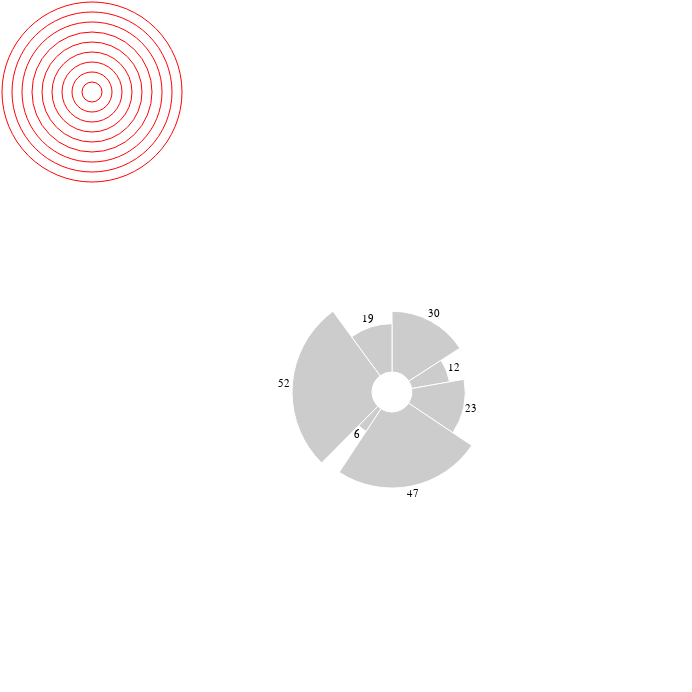

This figure's Vega-Lite source:
### Vega specification from a JSON file in a GitHub repository (floating-point values rounded to 4 significant figures)
{"$schema": "https://vega.github.io/schema/vega/v3.0.json", "width": 600, "height": 600, "data": [{"name": "table", "values": [30, 12, 23, 47, 6, 52, 19], "transform": [{"type": "pie", "field": "data"}]}, {"name": "ticks", "values": [0, 10, 20, 30, 40, 50, 60, 70, 80, 90]}, {"name": "angles", "values": [0, 10, 20, 30, 40, 50, 60, 70, 80, 90, 100, 110, 120, 130, 140, 150, 160, 170, 180, 190, 200, 210, 220, 230, 240, 250, 260, 270, 280, 290, 300, 310, 320, 330, 340, 350, 360], "transform": [{"type": "formula", "expr": "(datum + 270) % 360", "as": "angle"}, {"type": "formula", "expr": "300 * cos(PI * datum.angle / 180)", "as": "x"}, {"type": "formula", "expr": "300* sin(PI * datum.angle / 180)", "as": "y"}]}], "scales": [{"name": "ord", "type": "ordinal", "range": "width", "round": false, "domain": {"data": "angles", "field": "data"}}, {"name": "r", "type": "sqrt", "domain": {"data": "table", "field": "data"}, "zero": true, "range": [20, 100]}, {"name": "radius", "type": "sqrt", "domain": {"data": "ticks", "field": "data"}, "zero": true, "range": [0, 100]}], "marks": [{"type": "arc", "from": {"data": "table"}, "encode": {"enter": {"x": {"field": {"group": "width"}, "mult": 0.5}, "y": {"field": {"group": "height"}, "mult": 0.5}, "startAngle": {"field": "startAngle"}, "endAngle": {"field": "endAngle"}, "innerRadius": {"value": 20}, "outerRadius": {"scale": "r", "field": "data"}, "stroke": {"value": "#fff"}}, "update": {"fill": {"value": "#ccc"}}, "hover": {"fill": {"value": "pink"}}}}, {"type": "text", "from": {"data": "table"}, "encode": {"enter": {"x": {"field": {"group": "width"}, "mult": 0.5}, "y": {"field": {"group": "height"}, "mult": 0.5}, "radius": {"scale": "r", "field": "data", "offset": 8}, "theta": {"signal": "(datum.startAngle + datum.endAngle)/2"}, "fill": {"value": "#000"}, "align": {"value": "center"}, "baseline": {"value": "middle"}, "text": {"field": "data"}}}}, {"type": "arc", "from": {"data": "ticks"}, "encode": {"enter": {"startAngle": {"value": 0}, "endAngle": {"value": 6.3}, "stroke": {"value": "#f00"}, "outerRadius": {"field": "data"}}}}, {"type": "line", "from": {"data": "angles"}, "encode": {"enter": {"x": {"field": "x"}, "y": {"field": "y"}, "detail": {"scale": "ord", "field": "data"}, "stroke": {"value": "steelblue"}, "strokeWidth": {"value": 1.01}}}}]}
